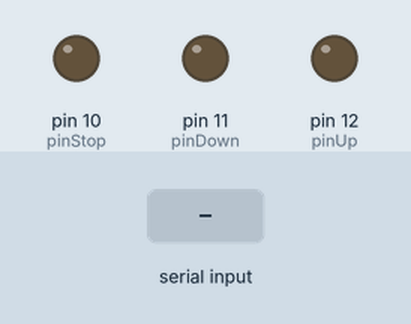
The sketch below on a simulated Arduino Uno, built with avr-gcc and run on an emulated ATmega328P. Parts: output pins drawn as LEDs (lit = HIGH). Inputs (shaded band) come from the test bench.

Above: at 1.2 s.
1.3 s: byte 2 (2) received over Serial
At 1.8 s:
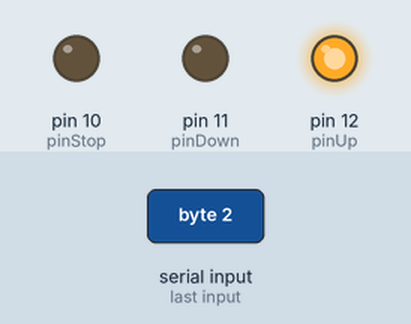
3.4 s: byte 3 (3) received over Serial
At 3.9 s:
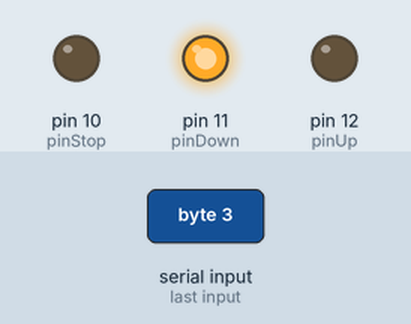
5.5 s: byte 3 (3) received over Serial
At 7.5 s:
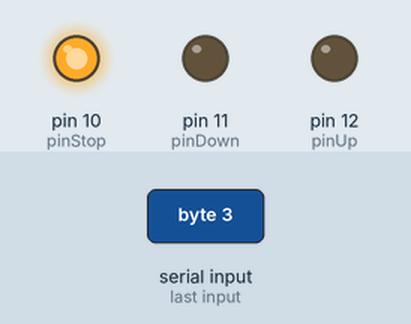
Timing chart, 0 to 9.1 s (numbered marks = the images above; inputs shaded):
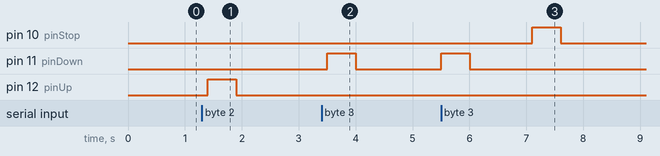

Measured:
- after the input at 1.3 s, pin 12 (pinUp): LOW → HIGH after 0.10 s, → LOW 0.50 s later
- after the input at 3.4 s, pin 11 (pinDown): LOW → HIGH after 0.10 s, → LOW 0.50 s later
- after the input at 5.5 s, pin 10 (pinStop): LOW → HIGH after 1.6 s, → LOW 0.50 s later; pin 11 (pinDown): LOW → HIGH at once, → LOW 0.50 s later

The sketch:

sketch.ino
```cpp
int pinUp = 12;
int pinDown = 11;
int pinStop = 10;
bool movingUp = false;
bool movingDown = false;
long pos = 0;
long maxPos = 37400;

void setup()
{
  pinMode(pinUp, OUTPUT);
  pinMode(pinDown, OUTPUT);
  pinMode(pinStop, OUTPUT);
  digitalWrite(pinUp, LOW);
  digitalWrite(pinDown, LOW);
  digitalWrite(pinStop, LOW);
  Serial.begin(9600);
}

void loop()
{
  delay(100);
  if (movingUp)
  {
    pos -= 100;
    pos = max(pos, 0);
    if (pos == 0)
    {
      delay(300);
      pressButton(pinStop);
      movingUp = false;
    }
  }
  if (movingDown)
  {
    pos += 100;
    pos = min(pos, maxPos);
    if (pos == maxPos)
    {
      pressButton(pinStop);
      movingDown = false;
    }
  }
  if (Serial.available() > 0)
  {
    int inByte = Serial.read();
    // pause
    if (inByte == 1)
    {
      Serial.println(pos);
      Serial.println(movingUp);
      Serial.println(movingDown);
    }
    // up
    else if (inByte == 2)
    {
      pressButton(pinUp);
      if (not movingDown)
      {
        movingUp = true;
        if (pos == 0)
        {
          pos = maxPos;
        }
        else
        {
          pos -= 500;
        }
      }
      movingDown = false;
    }
    // down
    else if (inByte == 3)
    {
      pressButton(pinDown);
      if (not movingUp)
      {
        movingDown = true;
        pos += 500;
      }
      movingUp = false;
    }
  }
}

void pressButton(int pin)
{
  digitalWrite(pin, HIGH);
  delay(500);
  digitalWrite(pin, LOW);
}
```
